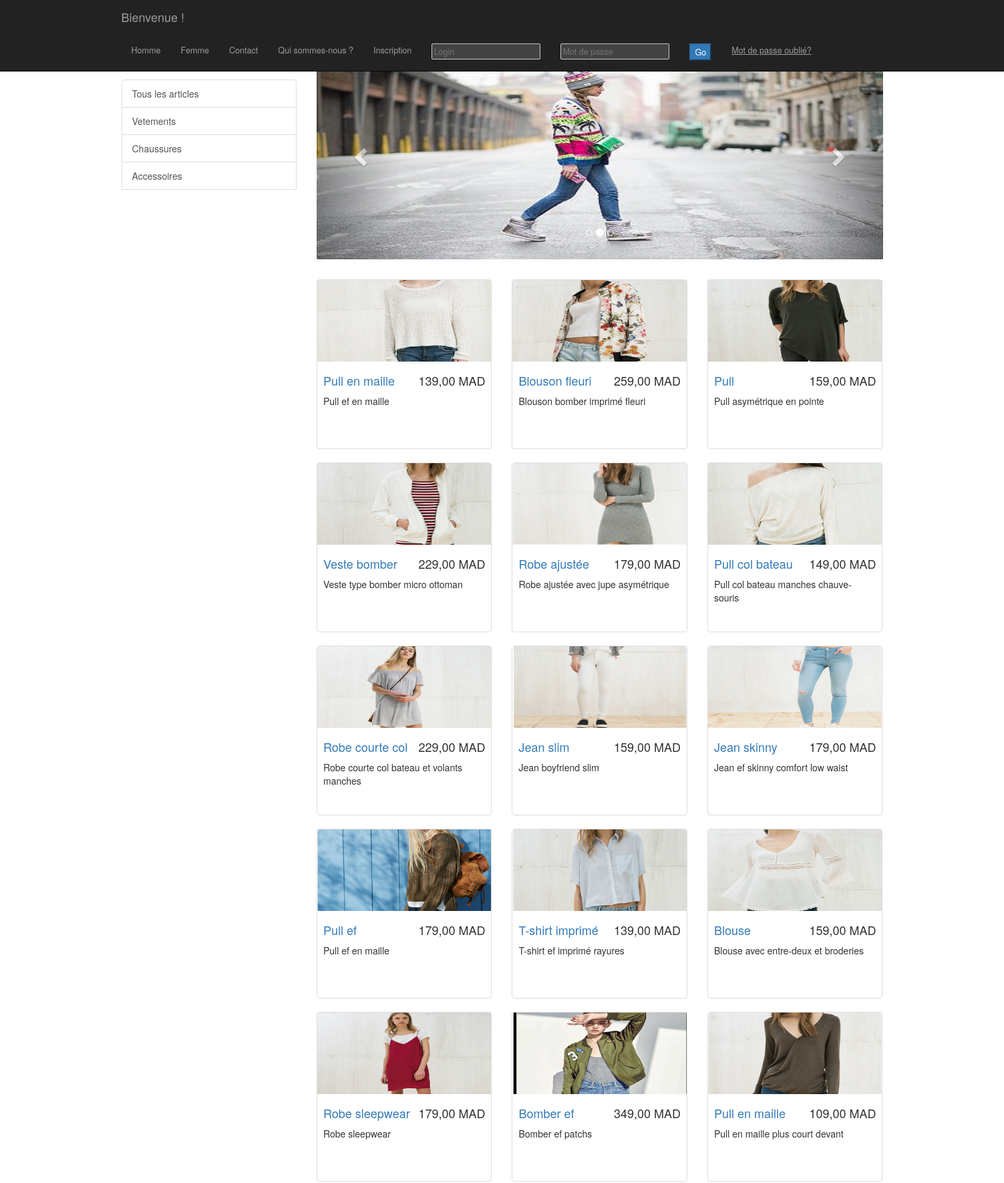
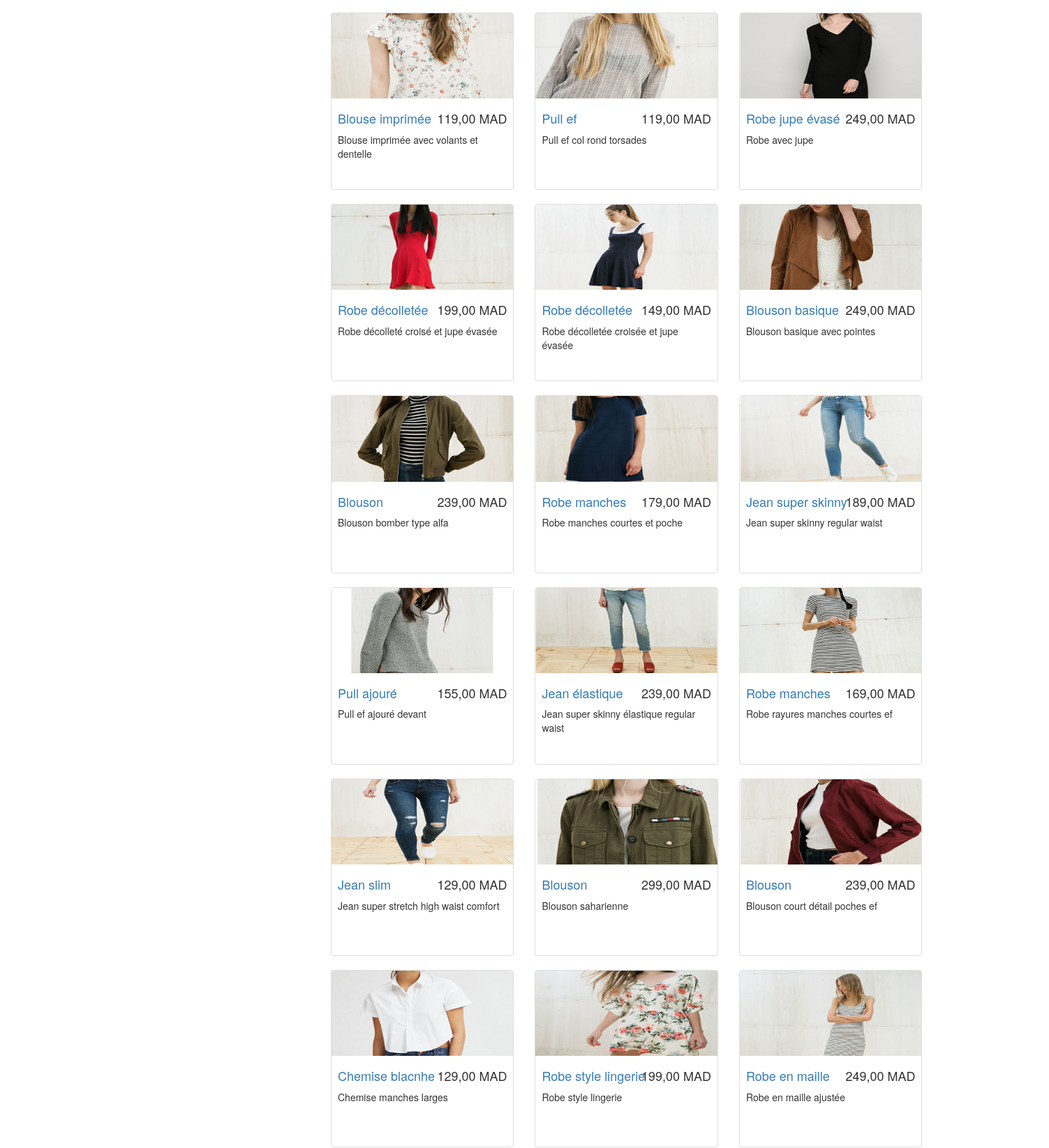
The app's page /Femme.php (upper part) with its own data (2 pictures, top to bottom).
### tables this page shows
CREATE TABLE IF NOT EXISTS `vetements` (
  `ID` int(100) NOT NULL AUTO_INCREMENT,
  `prix` int(100) NOT NULL,
  `description` varchar(100) NOT NULL,
  `Qte` int(100) NOT NULL,
  `taux_remise` int(100) NOT NULL,
  `taux_TVA` int(100) NOT NULL,
  `disponiblite` varchar(100) NOT NULL,
  `sexe` varchar(100) NOT NULL,
  `couleur` varchar(100) NOT NULL,
  `taille` int(100) NOT NULL,
  `Type` varchar(20) NOT NULL,
  `chemin` varchar(100) NOT NULL,
  `Nom` varchar(20) NOT NULL,
  `chem` varchar(50) NOT NULL,
  PRIMARY KEY (`ID`)
);

### Femme.php (the view, shortened to what this page needs)
<?php
include('content-femme.php');
include('connexion.php');
?>
<div class="row" id="vet">
    <?php
    $ajout = $conn->query("select * from vetements where sexe='Femme' ORDER BY rand()");
    foreach($ajout as $r) {
        echo "
<div class='col-sm-4 col-lg-4 col-md-4' >
    <div class='thumbnail' >
        <img src = ".$r['chemin'] . " >
        <div class='caption' >
            <h4 class='pull-right' > ".$r['prix'] . ",00 MAD</h4 >
             <h4 ><a href ='description.php?table=vetements&Type=".$r['Type']."&ID=".$r['ID']."&sexe=Femme' > " .$r['Nom'] ."</a >
            </h4 >
            <p >".$r['description']."</p>
        </div >
          </div >
</div >";
    }
    ?>
</div>
</body>
</html>

### css/shop-homepage.css (style rules this page uses)
body { padding-top: 70px; }
.caption { height: 130px; overflow: hidden; }
.caption h4 { white-space: nowrap; }
.thumbnail img { width: 100%; }
.thumbnail { padding: 0; }

### css/full-slider.css (style rules this page uses)
html, body { height: 100%; }

### records on screen
vetements: chemin (picture), prix "139", Nom "Pull en maille", description "Pull ef en maille"
vetements: chemin (picture), prix "259", Nom "Blouson fleuri", description "Blouson bomber imprimé fleuri"
vetements: chemin (picture), prix "159", Nom "Pull", description "Pull asymétrique en pointe"
vetements: chemin (picture), prix "229", Nom "Veste bomber", description "Veste type bomber micro ottoman"
vetements: chemin (picture), prix "179", Nom "Robe ajustée", description "Robe ajustée avec jupe asymétrique"
vetements: chemin (picture), prix "149", Nom "Pull col bateau", description "Pull col bateau manches chauve-souris"
vetements: chemin (picture), prix "229", Nom "Robe courte col", description "Robe courte col bateau et volants manches"
vetements: chemin (picture), prix "159", Nom "Jean slim", description "Jean boyfriend slim"
vetements: chemin (picture), prix "179", Nom "Jean skinny", description "Jean ef skinny comfort low waist"
vetements: chemin (picture), prix "179", Nom "Pull ef", description "Pull ef en maille"
vetements: chemin (picture), prix "139", Nom "T-shirt imprimé", description "T-shirt ef imprimé rayures"
vetements: chemin (picture), prix "159", Nom "Blouse", description "Blouse avec entre-deux et broderies"
vetements: chemin (picture), prix "179", Nom "Robe sleepwear", description "Robe sleepwear"
vetements: chemin (picture), prix "349", Nom "Bomber ef", description "Bomber ef patchs"
vetements: chemin (picture), prix "109", Nom "Pull en maille", description "Pull en maille plus court devant"
vetements: chemin (picture), prix "119", Nom "Blouse imprimée", description "Blouse imprimée avec volants et dentelle"
vetements: chemin (picture), prix "119", Nom "Pull ef", description "Pull ef col rond torsades"
vetements: chemin (picture), prix "249", Nom "Robe jupe évasé", description "Robe avec jupe"
vetements: chemin (picture), prix "199", Nom "Robe décolletée", description "Robe décolleté croisé et jupe évasée"
vetements: chemin (picture), prix "149", Nom "Robe décolletée", description "Robe décolletée croisée et jupe évasée"
vetements: chemin (picture), prix "249", Nom "Blouson basique", description "Blouson basique avec pointes"
vetements: chemin (picture), prix "239", Nom "Blouson", description "Blouson bomber type alfa"
vetements: chemin (picture), prix "179", Nom "Robe manches", description "Robe manches courtes et poche"
vetements: chemin (picture), prix "189", Nom "Jean super skinny", description "Jean super skinny regular waist"
vetements: chemin (picture), prix "155", Nom "Pull ajouré", description "Pull ef ajouré devant"
vetements: chemin (picture), prix "239", Nom "Jean élastique", description "Jean super skinny élastique regular waist"
vetements: chemin (picture), prix "169", Nom "Robe manches", description "Robe rayures manches courtes ef"
vetements: chemin (picture), prix "129", Nom "Jean slim", description "Jean super stretch high waist comfort"
vetements: chemin (picture), prix "299", Nom "Blouson", description "Blouson saharienne"
vetements: chemin (picture), prix "239", Nom "Blouson", description "Blouson court détail poches ef"
vetements: chemin (picture), prix "129", Nom "Chemise blacnhe", description "Chemise manches larges"
vetements: chemin (picture), prix "199", Nom "Robe style lingerie", description "Robe style lingerie"
vetements: chemin (picture), prix "249", Nom "Robe en maille", description "Robe en maille ajustée"
